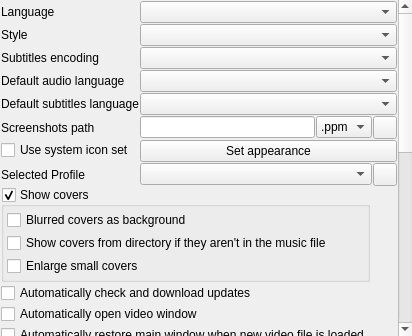
<?xml version="1.0" encoding="UTF-8"?>
<ui version="4.0">
 <class>GeneralSettings</class>
 <widget class="QWidget" name="GeneralSettings">
  <layout class="QVBoxLayout" name="verticalLayout">
   <property name="margin">
    <number>0</number>
   </property>
   <item>
    <widget class="QScrollArea" name="scrollArea">
     <property name="frameShape">
      <enum>QFrame::NoFrame</enum>
     </property>
     <property name="frameShadow">
      <enum>QFrame::Plain</enum>
     </property>
     <property name="lineWidth">
      <number>0</number>
     </property>
     <property name="widgetResizable">
      <bool>true</bool>
     </property>
     <widget class="QWidget" name="scrollAreaWidgetContents">
      <property name="geometry">
       <rect>
        <x>0</x>
        <y>0</y>
        <width>798</width>
        <height>1076</height>
       </rect>
      </property>
      <layout class="QGridLayout" name="gridLayout_2">
       <property name="margin">
        <number>1</number>
       </property>
       <property name="spacing">
        <number>1</number>
       </property>
       <item row="1" column="0">
        <widget class="QGroupBox" name="showCoversGB">
         <property name="title">
          <string>Show covers</string>
         </property>
         <property name="checkable">
          <bool>true</bool>
         </property>
         <layout class="QGridLayout" name="gridLayout">
          <property name="margin">
           <number>3</number>
          </property>
          <property name="spacing">
           <number>3</number>
          </property>
          <item row="1" column="0" colspan="2">
           <widget class="QCheckBox" name="showDirCoversB">
            <property name="text">
             <string>Show covers from directory if they aren't in the music file</string>
            </property>
           </widget>
          </item>
          <item row="2" column="0" colspan="2">
           <widget class="QCheckBox" name="enlargeSmallCoversB">
            <property name="text">
             <string>Enlarge small covers</string>
            </property>
           </widget>
          </item>
          <item row="0" column="0" colspan="2">
           <widget class="QCheckBox" name="blurCoversB">
            <property name="text">
             <string>Blurred covers as background</string>
            </property>
           </widget>
          </item>
         </layout>
        </widget>
       </item>
       <item row="16" column="0">
        <widget class="QPushButton" name="setKeyBindingsB">
         <property name="text">
          <string>Set key bindings</string>
         </property>
        </widget>
       </item>
       <item row="15" column="0">
        <layout class="QHBoxLayout" name="horizontalLayout_3">
         <property name="spacing">
          <number>3</number>
         </property>
         <property name="topMargin">
          <number>3</number>
         </property>
         <property name="bottomMargin">
          <number>3</number>
         </property>
         <item>
          <widget class="QPushButton" name="clearCoversCache">
           <property name="text">
            <string>Clear covers cache</string>
           </property>
          </widget>
         </item>
         <item>
          <widget class="QPushButton" name="removeYtDlB">
           <property name="text">
            <string>Remove youtube-dl</string>
           </property>
          </widget>
         </item>
         <item>
          <widget class="QPushButton" name="resetSettingsB">
           <property name="text">
            <string>Reset settings</string>
           </property>
          </widget>
         </item>
        </layout>
       </item>
       <item row="0" column="0" colspan="2">
        <layout class="QFormLayout" name="formLayout">
         <property name="fieldGrowthPolicy">
          <enum>QFormLayout::AllNonFixedFieldsGrow</enum>
         </property>
         <item row="0" column="0">
          <widget class="QLabel" name="langL">
           <property name="text">
            <string>Language</string>
           </property>
          </widget>
         </item>
         <item row="0" column="1">
          <widget class="QComboBox" name="langBox"/>
         </item>
         <item row="1" column="0">
          <widget class="QLabel" name="styleL">
           <property name="text">
            <string>Style</string>
           </property>
          </widget>
         </item>
         <item row="1" column="1">
          <widget class="QComboBox" name="styleBox"/>
         </item>
         <item row="2" column="0">
          <widget class="QLabel" name="encodingL">
           <property name="text">
            <string>Subtitles encoding</string>
           </property>
          </widget>
         </item>
         <item row="2" column="1">
          <widget class="QComboBox" name="encodingB"/>
         </item>
         <item row="3" column="0">
          <widget class="QLabel" name="audioLangL">
           <property name="text">
            <string>Default audio language</string>
           </property>
          </widget>
         </item>
         <item row="3" column="1">
          <widget class="QComboBox" name="audioLangB"/>
         </item>
         <item row="4" column="0">
          <widget class="QLabel" name="subsLangL">
           <property name="text">
            <string>Default subtitles language</string>
           </property>
          </widget>
         </item>
         <item row="4" column="1">
          <widget class="QComboBox" name="subsLangB"/>
         </item>
         <item row="5" column="0">
          <widget class="QLabel" name="screenshotL">
           <property name="text">
            <string>Screenshots path</string>
           </property>
          </widget>
         </item>
         <item row="5" column="1">
          <layout class="QHBoxLayout" name="horizontalLayout">
           <property name="spacing">
            <number>1</number>
           </property>
           <item>
            <widget class="QLineEdit" name="screenshotE">
             <property name="readOnly">
              <bool>true</bool>
             </property>
            </widget>
           </item>
           <item>
            <widget class="QComboBox" name="screenshotFormatB">
             <property name="sizePolicy">
              <sizepolicy hsizetype="Fixed" vsizetype="Fixed">
               <horstretch>0</horstretch>
               <verstretch>0</verstretch>
              </sizepolicy>
             </property>
             <item>
              <property name="text">
               <string notr="true">.ppm</string>
              </property>
             </item>
             <item>
              <property name="text">
               <string notr="true">.bmp</string>
              </property>
             </item>
             <item>
              <property name="text">
               <string notr="true">.png</string>
              </property>
             </item>
            </widget>
           </item>
           <item>
            <widget class="QToolButton" name="screenshotB">
             <property name="toolTip">
              <string>Browse</string>
             </property>
            </widget>
           </item>
          </layout>
         </item>
         <item row="6" column="0">
          <widget class="QCheckBox" name="iconsFromTheme">
           <property name="text">
            <string>Use system icon set</string>
           </property>
          </widget>
         </item>
         <item row="6" column="1">
          <widget class="QPushButton" name="setAppearanceB">
           <property name="text">
            <string>Set appearance</string>
           </property>
          </widget>
         </item>
         <item row="7" column="0">
          <widget class="QLabel" name="profileL">
           <property name="text">
            <string>Selected Profile</string>
           </property>
          </widget>
         </item>
         <item row="7" column="1">
          <layout class="QHBoxLayout" name="horizontalLayout_5">
           <item>
            <widget class="QComboBox" name="profileB"/>
           </item>
           <item>
            <widget class="QToolButton" name="profileRemoveB"/>
           </item>
          </layout>
         </item>
        </layout>
       </item>
       <item row="2" column="0">
        <widget class="QCheckBox" name="autoUpdatesB">
         <property name="text">
          <string>Automatically check and download updates</string>
         </property>
        </widget>
       </item>
       <item row="3" column="0">
        <widget class="QCheckBox" name="autoOpenVideoWindowB">
         <property name="text">
          <string>Automatically open video window</string>
         </property>
        </widget>
       </item>
       <item row="5" column="0">
        <widget class="QCheckBox" name="tabsNorths">
         <property name="text">
          <string>Show tabs at the top of the main window</string>
         </property>
        </widget>
       </item>
       <item row="6" column="0">
        <widget class="QCheckBox" name="allowOnlyOneInstance">
         <property name="text">
          <string>Allow only one instance</string>
         </property>
        </widget>
       </item>
       <item row="8" column="0">
        <widget class="QCheckBox" name="displayOnlyFileName">
         <property name="text">
          <string>Always only display file names in playlist</string>
         </property>
        </widget>
       </item>
       <item row="10" column="0">
        <widget class="QCheckBox" name="restoreRepeatMode">
         <property name="text">
          <string>Remember repeat mode</string>
         </property>
        </widget>
       </item>
       <item row="14" column="0">
        <widget class="QGroupBox" name="proxyB">
         <property name="title">
          <string>Use proxy server</string>
         </property>
         <property name="checkable">
          <bool>true</bool>
         </property>
         <layout class="QVBoxLayout" name="verticalLayout_2">
          <item>
           <widget class="QGroupBox" name="proxyLoginB">
            <property name="title">
             <string>Proxy server needs login</string>
            </property>
            <property name="checkable">
             <bool>true</bool>
            </property>
            <layout class="QVBoxLayout" name="verticalLayout_3">
             <item>
              <widget class="QLineEdit" name="proxyUserE">
               <property name="placeholderText">
                <string>User name</string>
               </property>
              </widget>
             </item>
             <item>
              <widget class="QLineEdit" name="proxyPasswordE">
               <property name="echoMode">
                <enum>QLineEdit::Password</enum>
               </property>
               <property name="placeholderText">
                <string>Password</string>
               </property>
              </widget>
             </item>
            </layout>
           </widget>
          </item>
          <item>
           <layout class="QHBoxLayout" name="horizontalLayout_2">
            <item>
             <widget class="QLineEdit" name="proxyHostE">
              <property name="placeholderText">
               <string>Proxy server address</string>
              </property>
             </widget>
            </item>
            <item>
             <widget class="QSpinBox" name="proxyPortB">
              <property name="toolTip">
               <string>Proxy server port</string>
              </property>
              <property name="minimum">
               <number>1</number>
              </property>
              <property name="maximum">
               <number>65535</number>
              </property>
             </widget>
            </item>
           </layout>
          </item>
         </layout>
        </widget>
       </item>
       <item row="1" column="1" rowspan="14">
        <spacer name="horizontalSpacer">
         <property name="orientation">
          <enum>Qt::Horizontal</enum>
         </property>
         <property name="sizeHint" stdset="0">
          <size>
           <width>40</width>
           <height>20</height>
          </size>
         </property>
        </spacer>
       </item>
       <item row="17" column="0" colspan="2">
        <spacer name="verticalSpacer">
         <property name="orientation">
          <enum>Qt::Vertical</enum>
         </property>
         <property name="sizeHint" stdset="0">
          <size>
           <width>20</width>
           <height>17</height>
          </size>
         </property>
        </spacer>
       </item>
       <item row="11" column="0">
        <widget class="QCheckBox" name="stillImages">
         <property name="text">
          <string>Read and display still images</string>
         </property>
        </widget>
       </item>
       <item row="12" column="0">
        <widget class="QCheckBox" name="trayNotifiesDefault">
         <property name="text">
          <string>Use tray notifications as default</string>
         </property>
        </widget>
       </item>
       <item row="13" column="0">
        <widget class="QCheckBox" name="autoDelNonGroupEntries">
         <property name="text">
          <string>Automatically delete ungrouped entries</string>
         </property>
        </widget>
       </item>
       <item row="7" column="0">
        <widget class="QCheckBox" name="hideArtistMetadata">
         <property name="text">
          <string>Hide artist metadata</string>
         </property>
        </widget>
       </item>
       <item row="4" column="0">
        <widget class="QCheckBox" name="autoRestoreMainWindowOnVideoB">
         <property name="text">
          <string>Automatically restore main window when new video file is loaded</string>
         </property>
        </widget>
       </item>
       <item row="9" column="0">
        <widget class="QCheckBox" name="skipPlaylistsWithinFiles">
         <property name="text">
          <string>Don't load playlist files within other files</string>
         </property>
        </widget>
       </item>
      </layout>
     </widget>
    </widget>
   </item>
  </layout>
 </widget>
 <tabstops>
  <tabstop>scrollArea</tabstop>
  <tabstop>langBox</tabstop>
  <tabstop>styleBox</tabstop>
  <tabstop>encodingB</tabstop>
  <tabstop>audioLangB</tabstop>
  <tabstop>subsLangB</tabstop>
  <tabstop>screenshotE</tabstop>
  <tabstop>screenshotFormatB</tabstop>
  <tabstop>screenshotB</tabstop>
  <tabstop>iconsFromTheme</tabstop>
  <tabstop>setAppearanceB</tabstop>
  <tabstop>profileB</tabstop>
  <tabstop>profileRemoveB</tabstop>
  <tabstop>showCoversGB</tabstop>
  <tabstop>blurCoversB</tabstop>
  <tabstop>showDirCoversB</tabstop>
  <tabstop>enlargeSmallCoversB</tabstop>
  <tabstop>autoUpdatesB</tabstop>
  <tabstop>autoOpenVideoWindowB</tabstop>
  <tabstop>autoRestoreMainWindowOnVideoB</tabstop>
  <tabstop>tabsNorths</tabstop>
  <tabstop>allowOnlyOneInstance</tabstop>
  <tabstop>hideArtistMetadata</tabstop>
  <tabstop>displayOnlyFileName</tabstop>
  <tabstop>skipPlaylistsWithinFiles</tabstop>
  <tabstop>restoreRepeatMode</tabstop>
  <tabstop>stillImages</tabstop>
  <tabstop>trayNotifiesDefault</tabstop>
  <tabstop>autoDelNonGroupEntries</tabstop>
  <tabstop>proxyB</tabstop>
  <tabstop>proxyLoginB</tabstop>
  <tabstop>proxyUserE</tabstop>
  <tabstop>proxyPasswordE</tabstop>
  <tabstop>proxyHostE</tabstop>
  <tabstop>proxyPortB</tabstop>
  <tabstop>clearCoversCache</tabstop>
  <tabstop>removeYtDlB</tabstop>
  <tabstop>resetSettingsB</tabstop>
  <tabstop>setKeyBindingsB</tabstop>
 </tabstops>
 <resources/>
 <connections/>
</ui>
